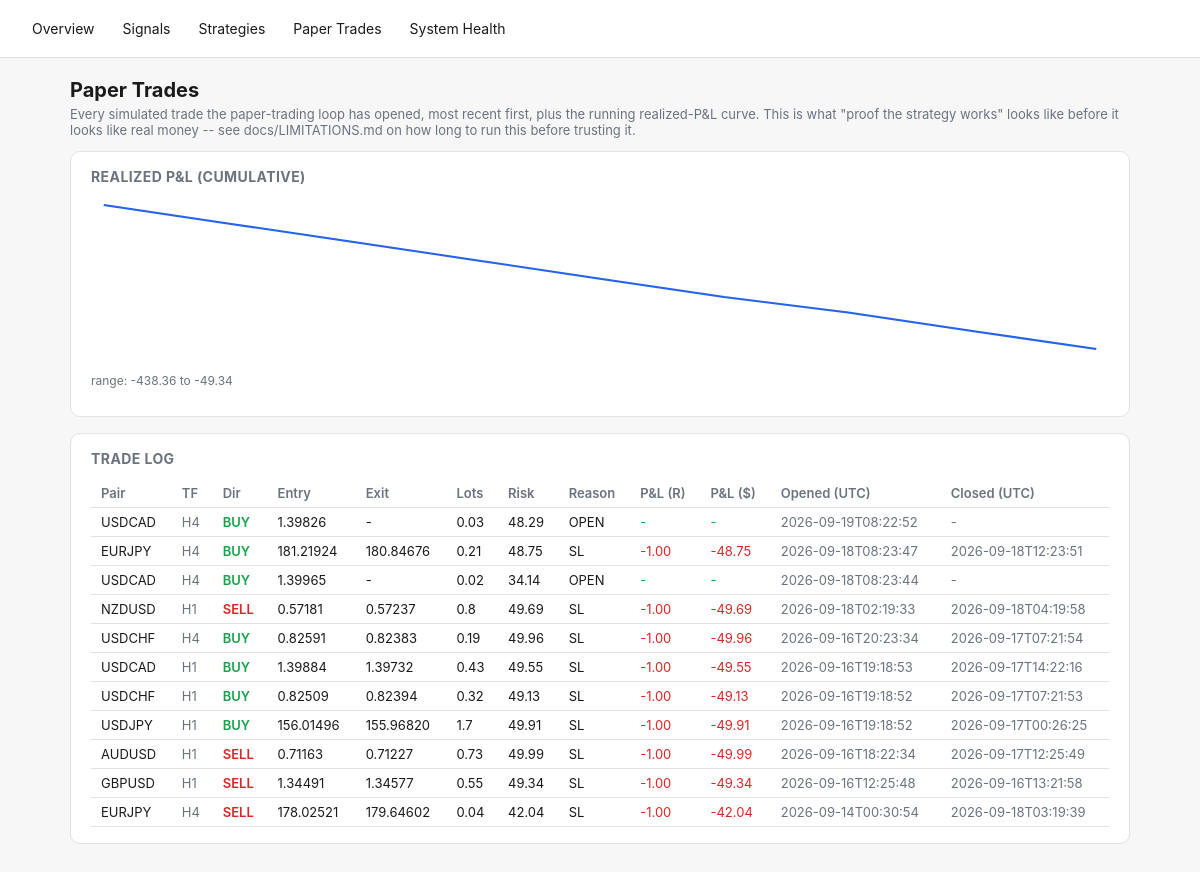
The page /paper-trades on the database as committed earlier.
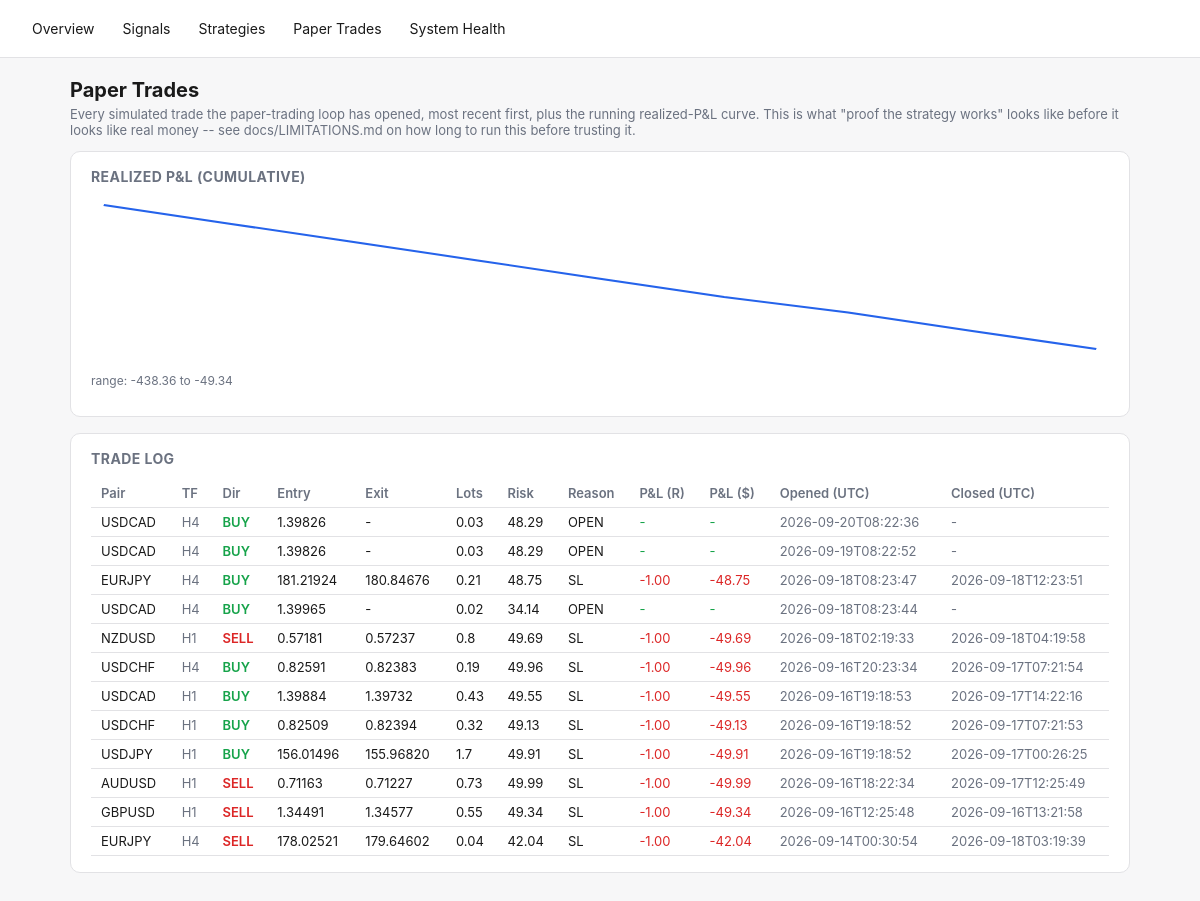
The same page on the database as committed later.
### tables this page shows
CREATE TABLE paper_trades (
    id INTEGER PRIMARY KEY AUTOINCREMENT,
    signal_id TEXT REFERENCES signals(id),
    pair TEXT NOT NULL,
    direction TEXT NOT NULL,
    entry_time TEXT NOT NULL,
    entry_price REAL NOT NULL,
    stop_loss REAL NOT NULL,
    take_profit REAL NOT NULL,
    lots REAL,                 -- position size at entry (fx_engine.position_sizing), if it could be computed
    risk_amount REAL,          -- dollar amount risked at entry, lots * stop_distance * pip_value
    exit_time TEXT,
    exit_price REAL,
    exit_reason TEXT,
    pnl_r REAL,
    pnl_amount REAL,           -- real dollar P&L = pnl_r * risk_amount (NULL if risk_amount unknown)
    created_at TEXT NOT NULL
, timeframe TEXT NOT NULL DEFAULT 'H4');

### fx_engine/dashboard.py (the view)
    @app.route("/paper-trades")
    def paper_trades_page():
        d = get_db()
        curve = d.paper_equity_curve()
        return render_template(
            "paper_trades.html", trades=d.recent_paper_trades(limit=200), curve=curve,
            svg_points=_equity_curve_svg_points(curve),
            curve_min=min((p["cumulative"] for p in curve), default=0.0),
            curve_max=max((p["cumulative"] for p in curve), default=0.0),
        )

### fx_engine/dashboard.py (called while the page is built)
def _equity_curve_svg_points(curve: list[dict], width: int = 640, height: int = 160, pad: int = 8) -> str:
    if len(curve) < 2:
        return ""
    values = [p["cumulative"] for p in curve]
    lo, hi = min(values), max(values)
    span = (hi - lo) or 1.0
    n = len(values)
    points = []
    for i, v in enumerate(values):
        x = pad + (i / (n - 1)) * (width - 2 * pad)
        y = pad + (1 - (v - lo) / span) * (height - 2 * pad)
        points.append(f"{x:.1f},{y:.1f}")
    return " ".join(points)

### fx_engine/db.py (called while the page is built)
    @contextmanager
    def _conn(self):
        conn = sqlite3.connect(self.path)
        conn.row_factory = sqlite3.Row
        try:
            yield conn
            conn.commit()
        finally:
            conn.close()

    def recent_paper_trades(self, limit: int = 100) -> list[dict]:
        with self._conn() as conn:
            rows = conn.execute(
                "SELECT * FROM paper_trades ORDER BY created_at DESC LIMIT ?", (limit,),
            ).fetchall()
        return [dict(r) for r in rows]

    def paper_equity_curve(self) -> list[dict]:
        with self._conn() as conn:
            rows = conn.execute(
                """SELECT exit_time, pnl_amount FROM paper_trades
                   WHERE exit_time IS NOT NULL AND pnl_amount IS NOT NULL
                   ORDER BY exit_time ASC"""
            ).fetchall()
        cumulative = 0.0
        curve = []
        for r in rows:
            cumulative += r["pnl_amount"]
            curve.append({"exit_time": r["exit_time"], "pnl_amount": r["pnl_amount"], "cumulative": cumulative})
        return curve

### fx_engine/templates/paper_trades.html (shortened to what this page needs)
{% extends "base.html" %}
{% block content %}
<h1>Paper Trades</h1>
<p class="lede">Every simulated trade the paper-trading loop has opened, most recent first, plus the running
realized-P&amp;L curve. This is what "proof the strategy works" looks like before it looks like real money -- see
docs/LIMITATIONS.md on how long to run this before trusting it.</p>
<div class="card">
  <h2>Realized P&amp;L (cumulative)</h2>
  {% if svg_points %}
  <svg viewBox="0 0 640 160" width="100%" height="160" preserveAspectRatio="none">
    <polyline points="{{ svg_points }}" fill="none" stroke="var(--accent)" stroke-width="2" />
  </svg>
  <p class="muted" style="font-size:12px;">range: {{ "%.2f"|format(curve_min) }} to {{ "%.2f"|format(curve_max) }}</p>
  {% else %}
  <p class="muted">Not enough closed trades yet for a curve (need at least 2).</p>
  {% endif %}
</div>
<div class="card">
  <h2>Trade Log</h2>
  <div class="overflow">
  <table>
    <tr>
      <th>Pair</th><th>TF</th><th>Dir</th><th>Entry</th><th>Exit</th><th>Lots</th><th>Risk</th>
      <th>Reason</th><th>P&amp;L (R)</th><th>P&amp;L ($)</th><th>Opened (UTC)</th><th>Closed (UTC)</th>
    </tr>
    {% for t in trades %}
    <tr>
      <td>{{ t.pair }}</td>
      <td class="muted">{{ t.timeframe or "H4" }}</td>
      <td class="{{ 'buy' if t.direction=='BUY' else 'sell' }}">{{ t.direction }}</td>
      <td>{{ "%.5f"|format(t.entry_price) }}</td>
      <td>{{ "%.5f"|format(t.exit_price) if t.exit_price is not none else "-" }}</td>
      <td>{{ t.lots if t.lots is not none else "-" }}</td>
      <td>{{ "%.2f"|format(t.risk_amount) if t.risk_amount is not none else "-" }}</td>
      <td>{{ t.exit_reason or "OPEN" }}</td>
      <td style="color:{{ 'var(--green)' if (t.pnl_r or 0) >= 0 else 'var(--red)' }}">
        {{ "%.2f"|format(t.pnl_r) if t.pnl_r is not none else "-" }}
      </td>
      <td style="color:{{ 'var(--green)' if (t.pnl_amount or 0) >= 0 else 'var(--red)' }}">
        {{ "%.2f"|format(t.pnl_amount) if t.pnl_amount is not none else "-" }}
      </td>
      <td class="muted">{{ t.entry_time[:19] }}</td>
      <td class="muted">{{ t.exit_time[:19] if t.exit_time else "-" }}</td>
    </tr>
    {% else %}
    <tr><td colspan="12" class="muted">No paper trades yet -- run `python -m fx_engine.main paper --once`.</td></tr>
    {% endfor %}
  </table>
  </div>
</div>
{% endblock %}

### fx_engine/templates/base.html (shortened to what this page needs)
<!doctype html>
<html lang="en">
<head>
</head>
<body>
<nav>
  <a href="{{ url_for('overview') }}">Overview</a>
  <a href="{{ url_for('signals_page') }}">Signals</a>
  <a href="{{ url_for('strategies_page') }}">Strategies</a>
  <a href="{{ url_for('paper_trades_page') }}">Paper Trades</a>
  <a href="{{ url_for('health_page') }}">System Health</a>
</nav>
<main>
{% block content %}{% endblock %}
</main>
</body>
</html>

### fx_engine/templates/base.html (style rules this page uses)
:root { --bg:#f7f7f8; --fg:#1a1a1a; --card:#ffffff; --border:#e2e2e5; --accent:#2563eb; --green:#16a34a; --red:#dc2626; --amber:#d97706; --muted:#6b7280; }
* { box-sizing: border-box; }
body { margin:0; font-family:-apple-system,BlinkMacSystemFont,"Segoe UI",sans-serif; background:var(--bg); color:var(--fg); }
nav { display:flex; gap:4px; padding:12px 20px; border-bottom:1px solid var(--border); background:var(--card); flex-wrap:wrap; }
nav a { color:var(--fg); text-decoration:none; padding:8px 12px; border-radius:6px; font-size:14px; }
main { padding:20px; max-width:1100px; margin:0 auto; }
.card { background:var(--card); border:1px solid var(--border); border-radius:10px; padding:16px 20px; margin-bottom:16px; }
table { width:100%; border-collapse:collapse; font-size:13px; }
th, td { text-align:left; padding:6px 10px; border-bottom:1px solid var(--border); white-space:nowrap; }
th { color:var(--muted); font-weight:600; }
.buy { color:var(--green); font-weight:600; }
.sell { color:var(--red); font-weight:600; }
.muted { color:var(--muted); }
h1 { font-size:20px; margin:0 0 4px; }
h2 { font-size:14px; margin:0 0 12px; color:var(--muted); text-transform:uppercase; letter-spacing:.03em; }
p.lede { color:var(--muted); font-size:13px; margin-top:0; }
.overflow { overflow-x:auto; }

Rows that differ between the two databases and show on the page:
added paper_trades: pair "USDCAD", timeframe "H4", direction "BUY", entry_price "1.39826", exit_price "-", lots "0.03", risk_amount "48.29", exit_reason "OPEN", pnl_r "-", pnl_amount "-", entry_time "2026-09-20T08:22:36", exit_time "-"
